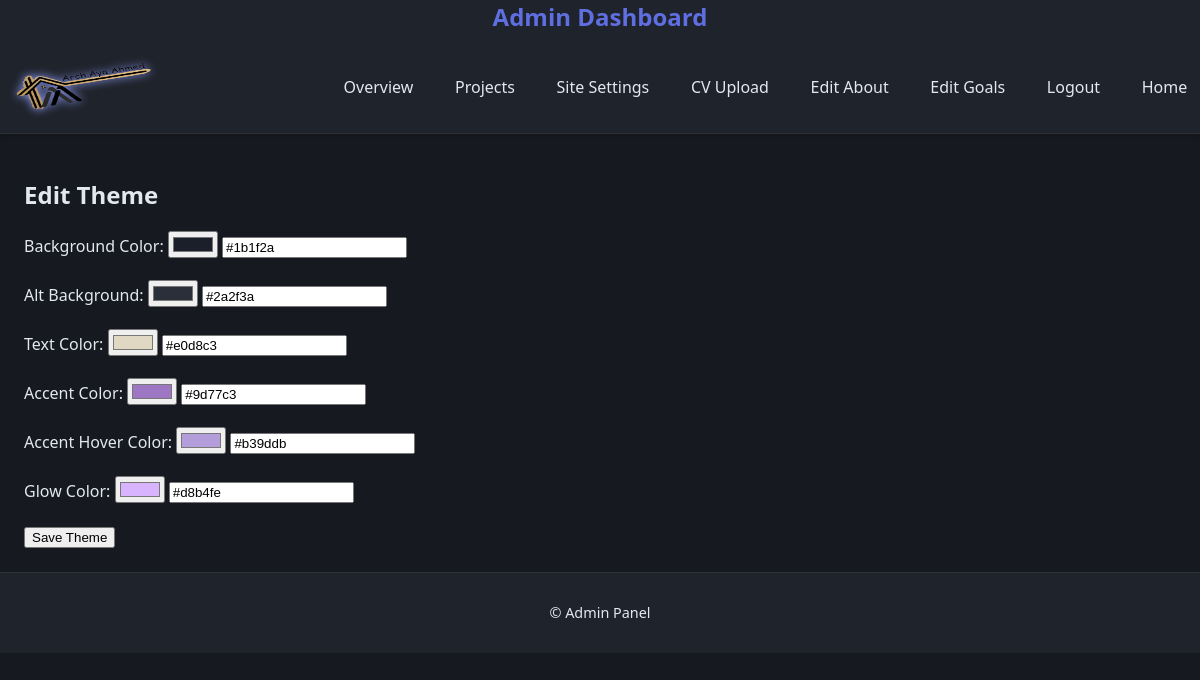
Screenshot of /dashboard/settings/theme/ (signed in) with the database file from the repository.
### core/models.py (models this page shows, shortened)
class SiteSettings(models.Model):
    site_title = models.CharField(max_length=100, default="Architect Portfolio")
    logo = models.ImageField(upload_to='site/', null=True, blank=True)
    favicon = models.ImageField(upload_to='site/', null=True, blank=True)
    email = models.EmailField(null=True, blank=True)
    phone = models.CharField(max_length=20, null=True, blank=True)
    address = models.TextField(null=True, blank=True)
    about_me = models.TextField(null=True, blank=True)
    social_facebook = models.URLField(null=True, blank=True)
    social_instagram = models.URLField(null=True, blank=True)
    social_linkedin = models.URLField(null=True, blank=True)

class ThemeSettings(models.Model):
    color_bg = models.CharField(max_length=7, default="#1b1f2a", help_text="Background color")
    color_bg_alt = models.CharField(max_length=7, default="#2a2f3a", help_text="Alternative background (cards, modals)")
    color_text = models.CharField(max_length=7, default="#e0d8c3", help_text="Main text color")
    color_accent = models.CharField(max_length=7, default="#9d77c3", help_text="Accent color (buttons, links)")
    color_accent_hover = models.CharField(max_length=7, default="#b39ddb", help_text="Hover version of accent color")
    glow_color = models.CharField(max_length=7, default="#d8b4fe", help_text="Glow/hover effects")

### dashboard/views.py (the view, shortened to what this page needs)
# urls.py: path('settings/theme/', views.dashboard_theme_settings, name='dashboard_theme_settings'),
def dashboard_theme_settings(request):
    if not request.user.is_authenticated or not request.user.is_superuser:
        messages.error(request, 'You must be logged in to access this page.')
        return redirect('dashboard_login')
    theme_settings, created = ThemeSettings.objects.get_or_create(pk=1)
    return render(request, 'dashboard/theme/edit.html', {
        'theme': theme_settings,
        'page_title': 'Edit Theme',
        'site_settings': site_settings
    })

### architect_portfolio/templates/dashboard/theme/edit.html (shortened to what this page needs)
{% extends "dashboard/base.html" %}
{% block content %}
<h2>{{ page_title }}</h2>
<form method="post">
    <label>Background Color:</label>
    <input type="color" name="color_bg" value="{{ theme.color_bg }}">
    <input type="text" name="color_bg" value="{{ theme.color_bg }}" maxlength="7"><br><br>
    <label>Alt Background:</label>
    <input type="color" name="color_bg_alt" value="{{ theme.color_bg_alt }}">
    <input type="text" name="color_bg_alt" value="{{ theme.color_bg_alt }}" maxlength="7"><br><br>
    <label>Text Color:</label>
    <input type="color" name="color_text" value="{{ theme.color_text }}">
    <input type="text" name="color_text" value="{{ theme.color_text }}" maxlength="7"><br><br>
    <label>Accent Color:</label>
    <input type="color" name="color_accent" value="{{ theme.color_accent }}">
    <input type="text" name="color_accent" value="{{ theme.color_accent }}" maxlength="7"><br><br>
    <label>Accent Hover Color:</label>
    <input type="color" name="color_accent_hover" value="{{ theme.color_accent_hover }}">
    <input type="text" name="color_accent_hover" value="{{ theme.color_accent_hover }}" maxlength="7"><br><br>
    <label>Glow Color:</label>
    <input type="color" name="glow_color" value="{{ theme.glow_color }}">
    <input type="text" name="glow_color" value="{{ theme.glow_color }}" maxlength="7"><br><br>
    <button type="submit">Save Theme</button>
</form>
{% endblock %}

### architect_portfolio/templates/dashboard/base.html (shortened to what this page needs)
{% load static %}
<!DOCTYPE html>
<html lang="en">
<head>
    <link rel="stylesheet" href="{% static 'css/dashboard.css' %}">
</head>
<body class="dashboard">
    <header class="dashboard-header">
        <h2>Admin Dashboard</h2>
        <div class="container">
            <div class="logo">
                {% if site_settings.logo %}
                    <img src="{{ site_settings.logo.url }}" alt="Logo" width="100">
                {% else %}
                    <h2>{{ site_settings.site_title }}</h2>
                {% endif %}
            </div>
            <nav>
                <a href="{% url 'dashboard_home' %}">Overview</a>
                <a href="{% url 'dashboard_projects' %}">Projects</a>
                <a href="{% url 'dashboard_settings' %}">Site Settings</a>
                <a href="{% url 'dashboard_cv_upload' %}">CV Upload</a>
                <a href="{% url 'dashboard_about_edit' %}">Edit About </a>
                <a href="{% url 'dashboard_goals_edit' %}">Edit Goals</a>
                <a href="{% url 'dashboard_logout' %}">Logout</a>
                <a href="{% url 'homepage' %}">Home</a>
            </nav>
        </div>
    </header>
    <main class="dashboard-main">
        <div class="container">
            {% block content %}
            {% endblock %}
        </div>
    </main>
    <footer class="dashboard-footer">
        <p>&copy; {{ site_title }} Admin Panel</p>
    </footer>
</body>
</html>

### architect_portfolio/static/css/dashboard.css (style rules this page uses)
:root { --dash-bg: #16191f; --dash-bg-alt: #1f232b; --dash-text: #e3e8f0; --dash-primary: #5f6ee0; --dash-primary-hover: #7d89f5; --dash-secondary: #39445a; --dash-accent: #9d77c3; --dash-border: #2c313a; --dash-success: #54d38b; --dash-error: #f36b6b; --dash-warning: #f7b955; --dash-info: #67c3f3; --dash-card-bg: #20232a; --dash-hover-bg: #282c34; --dash-input-bg: #262a33; --dash-input-border: #3b404c; --dash-shadow: rgba(0, 0, 0, 0.2); --dash-glow: #8f9dfb; --dash-font: 'Segoe UI', sans-serif; --dash-radius: 10px; --dash-transition: 0.3s ease-in-out; --dash-padding: 1.5rem; }
.dashboard { background-color: var(--dash-bg); color: var(--dash-text); font-family: var(--dash-font); margin: 0; padding: 0; }
.container { max-width: 1200px; margin: 0 auto; }
.dashboard-header { background-color: var(--dash-bg-alt); border-bottom: 1px solid var(--dash-border); box-shadow: 0 2px 5px var(--dash-shadow); position: sticky; top: 0; z-index: 1000; text-align: center; }
.dashboard-header .container { display: flex; justify-content: space-between; align-items: center; }
.dashboard-header .logo { display: flex; align-items: center; gap: 1rem; }
.dashboard-header .logo img { filter: drop-shadow(0px 0px 5px var(--dash-glow)); max-height: 100px; width: 160px; }
.dashboard-header h2 { margin: 0; font-size: 1.5rem; color: var(--dash-primary); }
.dashboard-header nav { display: flex; flex-wrap: wrap; gap: 1rem; margin-top: 0.5rem; }
.dashboard-header nav a { color: var(--dash-text); text-decoration: none; padding: 0.4rem 0.8rem; border-radius: var(--dash-radius); transition: var(--dash-transition); background-color: transparent; }
.dashboard-main { background-color: var(--dash-bg); padding: var(--dash-padding); }
.dashboard-footer { background-color: var(--dash-bg-alt); border-top: 1px solid var(--dash-border); text-align: center; padding: 1rem; font-size: 0.9rem; color: var(--dash-text); }

### rows the page displays
SiteSettings: logo (picture)
ThemeSettings: color_bg "#1b1f2a", color_bg_alt "#2a2f3a", color_text "#e0d8c3", color_accent "#9d77c3", color_accent_hover "#b39ddb", glow_color "#d8b4fe"

### other values shown
{{ page_title }} "Edit Theme"
